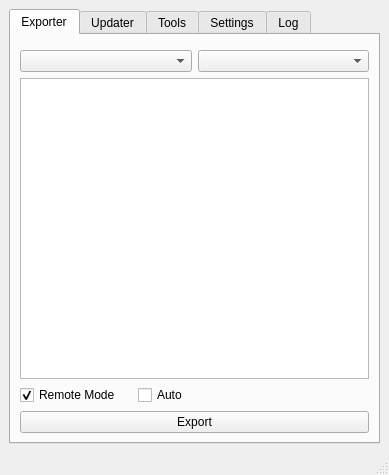
<?xml version="1.0" encoding="UTF-8"?>
<ui version="4.0">
 <class>MainWindow</class>
 <widget class="QMainWindow" name="MainWindow">
  <property name="geometry">
   <rect>
    <x>0</x>
    <y>0</y>
    <width>389</width>
    <height>475</height>
   </rect>
  </property>
  <property name="contextMenuPolicy">
   <enum>Qt::DefaultContextMenu</enum>
  </property>
  <property name="windowTitle">
   <string>Kamoo's TSM App</string>
  </property>
  <property name="unifiedTitleAndToolBarOnMac">
   <bool>false</bool>
  </property>
  <widget class="QWidget" name="centralwidget">
   <layout class="QVBoxLayout" name="verticalLayout_2">
    <item>
     <widget class="QTabWidget" name="tabWidget">
      <property name="currentIndex">
       <number>0</number>
      </property>
      <property name="tabBarAutoHide">
       <bool>false</bool>
      </property>
      <widget class="QWidget" name="tab_exporter">
       <attribute name="title">
        <string>Exporter</string>
       </attribute>
       <layout class="QVBoxLayout" name="verticalLayout_3">
        <item>
         <widget class="QWidget" name="widget" native="true">
          <layout class="QHBoxLayout" name="horizontalLayout">
           <property name="leftMargin">
            <number>0</number>
           </property>
           <property name="topMargin">
            <number>0</number>
           </property>
           <property name="rightMargin">
            <number>0</number>
           </property>
           <property name="bottomMargin">
            <number>0</number>
           </property>
          </layout>
         </widget>
        </item>
        <item>
         <widget class="QWidget" name="widget_3" native="true">
          <layout class="QHBoxLayout" name="horizontalLayout_3">
           <property name="leftMargin">
            <number>0</number>
           </property>
           <property name="topMargin">
            <number>0</number>
           </property>
           <property name="rightMargin">
            <number>0</number>
           </property>
           <property name="bottomMargin">
            <number>0</number>
           </property>
           <item>
            <widget class="QComboBox" name="comboBox_exporter_region">
             <property name="currentText">
              <string/>
             </property>
             <property name="placeholderText">
              <string/>
             </property>
            </widget>
           </item>
           <item>
            <widget class="QComboBox" name="comboBox_exporter_game_version">
             <property name="placeholderText">
              <string/>
             </property>
            </widget>
           </item>
          </layout>
         </widget>
        </item>
        <item>
         <widget class="QListView" name="listView_exporter_realms"/>
        </item>
        <item>
         <layout class="QHBoxLayout" name="horizontalLayout_5">
          <item>
           <widget class="QCheckBox" name="checkBox_exporter_remote">
            <property name="toolTip">
             <string>Export from DB on Github</string>
            </property>
            <property name="text">
             <string>Remote Mode</string>
            </property>
            <property name="checked">
             <bool>true</bool>
            </property>
           </widget>
          </item>
          <item>
           <widget class="QCheckBox" name="checkBox_exporter_auto">
            <property name="toolTip">
             <string>Automatically export when DB files related to selection were updated</string>
            </property>
            <property name="text">
             <string>Auto</string>
            </property>
           </widget>
          </item>
          <item alignment="Qt::AlignRight">
           <widget class="QLabel" name="label_exporter_time">
            <property name="text">
             <string/>
            </property>
           </widget>
          </item>
         </layout>
        </item>
        <item>
         <widget class="QPushButton" name="pushButton_exporter_export">
          <property name="text">
           <string>Export</string>
          </property>
          <property name="flat">
           <bool>false</bool>
          </property>
         </widget>
        </item>
       </layout>
      </widget>
      <widget class="QWidget" name="tab_updater">
       <attribute name="title">
        <string>Updater</string>
       </attribute>
       <layout class="QVBoxLayout" name="verticalLayout_4">
        <item>
         <widget class="QWidget" name="widget_4" native="true">
          <layout class="QHBoxLayout" name="horizontalLayout_4">
           <property name="leftMargin">
            <number>0</number>
           </property>
           <property name="topMargin">
            <number>0</number>
           </property>
           <property name="rightMargin">
            <number>0</number>
           </property>
           <property name="bottomMargin">
            <number>0</number>
           </property>
           <item>
            <widget class="QLineEdit" name="lineEdit_updater_id">
             <property name="toolTip">
              <string/>
             </property>
             <property name="inputMask">
              <string/>
             </property>
             <property name="text">
              <string/>
             </property>
             <property name="echoMode">
              <enum>QLineEdit::Password</enum>
             </property>
             <property name="placeholderText">
              <string>BN Client ID</string>
             </property>
            </widget>
           </item>
           <item>
            <widget class="QLineEdit" name="lineEdit_updater_secret">
             <property name="inputMask">
              <string/>
             </property>
             <property name="echoMode">
              <enum>QLineEdit::Password</enum>
             </property>
             <property name="placeholderText">
              <string>BN Client Secret</string>
             </property>
            </widget>
           </item>
          </layout>
         </widget>
        </item>
        <item>
         <widget class="QListView" name="listView_updater_combos"/>
        </item>
        <item>
         <widget class="QCheckBox" name="checkBox_updater_remote">
          <property name="toolTip">
           <string>Fork from Github when local DB not exist.</string>
          </property>
          <property name="text">
           <string>Fork Remote</string>
          </property>
          <property name="checked">
           <bool>true</bool>
          </property>
         </widget>
        </item>
        <item>
         <widget class="QPushButton" name="pushButton_updater_update">
          <property name="text">
           <string>Update</string>
          </property>
         </widget>
        </item>
       </layout>
      </widget>
      <widget class="QWidget" name="tab_tools">
       <attribute name="title">
        <string>Tools</string>
       </attribute>
       <layout class="QVBoxLayout" name="verticalLayout_5">
        <item>
         <spacer name="verticalSpacer_3">
          <property name="orientation">
           <enum>Qt::Vertical</enum>
          </property>
          <property name="sizeHint" stdset="0">
           <size>
            <width>20</width>
            <height>40</height>
           </size>
          </property>
         </spacer>
        </item>
        <item>
         <widget class="QPushButton" name="pushButton_tools_db_browse">
          <property name="text">
           <string>Browse DB</string>
          </property>
         </widget>
        </item>
        <item>
         <widget class="QPushButton" name="pushButton_tools_db_clear">
          <property name="styleSheet">
           <string notr="true"/>
          </property>
          <property name="text">
           <string>Clear DB </string>
          </property>
         </widget>
        </item>
        <item>
         <widget class="Line" name="line">
          <property name="orientation">
           <enum>Qt::Horizontal</enum>
          </property>
         </widget>
        </item>
        <item>
         <widget class="QPushButton" name="pushButton_tools_cache_browse">
          <property name="text">
           <string>Browse Cache</string>
          </property>
         </widget>
        </item>
        <item>
         <widget class="QPushButton" name="pushButton_tools_cache_clear">
          <property name="text">
           <string>Clear Cache</string>
          </property>
         </widget>
        </item>
        <item>
         <widget class="Line" name="line_2">
          <property name="orientation">
           <enum>Qt::Horizontal</enum>
          </property>
         </widget>
        </item>
        <item>
         <widget class="QPushButton" name="pushButton_tools_patch_tsm">
          <property name="text">
           <string>Patch LibRealmInfo</string>
          </property>
         </widget>
        </item>
        <item>
         <spacer name="verticalSpacer_2">
          <property name="orientation">
           <enum>Qt::Vertical</enum>
          </property>
          <property name="sizeHint" stdset="0">
           <size>
            <width>20</width>
            <height>40</height>
           </size>
          </property>
         </spacer>
        </item>
       </layout>
      </widget>
      <widget class="QWidget" name="tab_settings">
       <attribute name="title">
        <string>Settings</string>
       </attribute>
       <layout class="QGridLayout" name="gridLayout">
        <item row="7" column="1">
         <widget class="QLineEdit" name="lineEdit_settings_gh_proxy">
          <property name="toolTip">
           <string>Proxy of Github, for those who unable to access behind a firewall.</string>
          </property>
          <property name="text">
           <string/>
          </property>
         </widget>
        </item>
        <item row="6" column="1">
         <widget class="QLabel" name="label_settings_gh_proxy">
          <property name="text">
           <string>Github Proxy</string>
          </property>
         </widget>
        </item>
        <item row="4" column="1">
         <widget class="QLabel" name="label_settings_repo">
          <property name="text">
           <string>Remote Source</string>
          </property>
         </widget>
        </item>
        <item row="1" column="2">
         <widget class="QToolButton" name="toolButton_settings_db_path">
          <property name="text">
           <string>...</string>
          </property>
         </widget>
        </item>
        <item row="3" column="2">
         <widget class="QToolButton" name="toolButton_settings_game_path">
          <property name="text">
           <string>...</string>
          </property>
          <property name="toolButtonStyle">
           <enum>Qt::ToolButtonIconOnly</enum>
          </property>
          <property name="arrowType">
           <enum>Qt::NoArrow</enum>
          </property>
         </widget>
        </item>
        <item row="0" column="1">
         <widget class="QLabel" name="label_settings_db_path">
          <property name="text">
           <string>Local DB Path</string>
          </property>
         </widget>
        </item>
        <item row="2" column="1">
         <widget class="QLabel" name="label_settings_game_path">
          <property name="text">
           <string>World of Warcraft Install Path</string>
          </property>
         </widget>
        </item>
        <item row="5" column="1">
         <widget class="QLineEdit" name="lineEdit_settings_repo">
          <property name="toolTip">
           <string>Used as source in remote mode, also for software update. Only accepting Github.</string>
          </property>
          <property name="text">
           <string/>
          </property>
         </widget>
        </item>
        <item row="1" column="1">
         <widget class="QLineEdit" name="lineEdit_settings_db_path">
          <property name="toolTip">
           <string>Local DB path, defaults to 'db' (under current folder)</string>
          </property>
          <property name="text">
           <string/>
          </property>
         </widget>
        </item>
        <item row="10" column="1">
         <spacer name="verticalSpacer">
          <property name="orientation">
           <enum>Qt::Vertical</enum>
          </property>
          <property name="sizeHint" stdset="0">
           <size>
            <width>20</width>
            <height>40</height>
           </size>
          </property>
         </spacer>
        </item>
        <item row="8" column="1">
         <widget class="QLabel" name="label_settings_locale">
          <property name="text">
           <string>Language</string>
          </property>
         </widget>
        </item>
        <item row="3" column="1">
         <widget class="QLineEdit" name="lineEdit_settings_game_path">
          <property name="toolTip">
           <string>Base path of WoW, e.g. 'C:\Program Files (x86)\World of Warcraft'</string>
          </property>
         </widget>
        </item>
        <item row="7" column="2">
         <widget class="QCheckBox" name="checkBox_settings_gh_proxy">
          <property name="text">
           <string>Enable</string>
          </property>
          <property name="checked">
           <bool>true</bool>
          </property>
         </widget>
        </item>
        <item row="9" column="1">
         <widget class="QComboBox" name="comboBox_settings_locale"/>
        </item>
       </layout>
      </widget>
      <widget class="QWidget" name="tab_log">
       <attribute name="title">
        <string>Log</string>
       </attribute>
       <layout class="QVBoxLayout" name="verticalLayout">
        <item>
         <widget class="QWidget" name="widget_2" native="true">
          <layout class="QHBoxLayout" name="horizontalLayout_2">
           <property name="leftMargin">
            <number>0</number>
           </property>
           <property name="topMargin">
            <number>0</number>
           </property>
           <property name="rightMargin">
            <number>0</number>
           </property>
           <property name="bottomMargin">
            <number>0</number>
           </property>
           <item>
            <widget class="QLabel" name="label_log_log_level">
             <property name="text">
              <string>Logging Level</string>
             </property>
            </widget>
           </item>
           <item>
            <widget class="QComboBox" name="comboBox_log_log_level"/>
           </item>
          </layout>
         </widget>
        </item>
        <item>
         <widget class="QPlainTextEdit" name="plainTextEdit_log_log">
          <property name="horizontalScrollBarPolicy">
           <enum>Qt::ScrollBarAsNeeded</enum>
          </property>
          <property name="undoRedoEnabled">
           <bool>false</bool>
          </property>
          <property name="lineWrapMode">
           <enum>QPlainTextEdit::NoWrap</enum>
          </property>
          <property name="readOnly">
           <bool>true</bool>
          </property>
          <property name="centerOnScroll">
           <bool>false</bool>
          </property>
         </widget>
        </item>
       </layout>
      </widget>
     </widget>
    </item>
   </layout>
  </widget>
  <widget class="QStatusBar" name="statusbar"/>
 </widget>
 <resources/>
 <connections>
  <connection>
   <sender>checkBox_settings_gh_proxy</sender>
   <signal>toggled(bool)</signal>
   <receiver>lineEdit_settings_gh_proxy</receiver>
   <slot>setEnabled(bool)</slot>
   <hints>
    <hint type="sourcelabel">
     <x>282</x>
     <y>206</y>
    </hint>
    <hint type="destinationlabel">
     <x>216</x>
     <y>208</y>
    </hint>
   </hints>
  </connection>
 </connections>
</ui>
